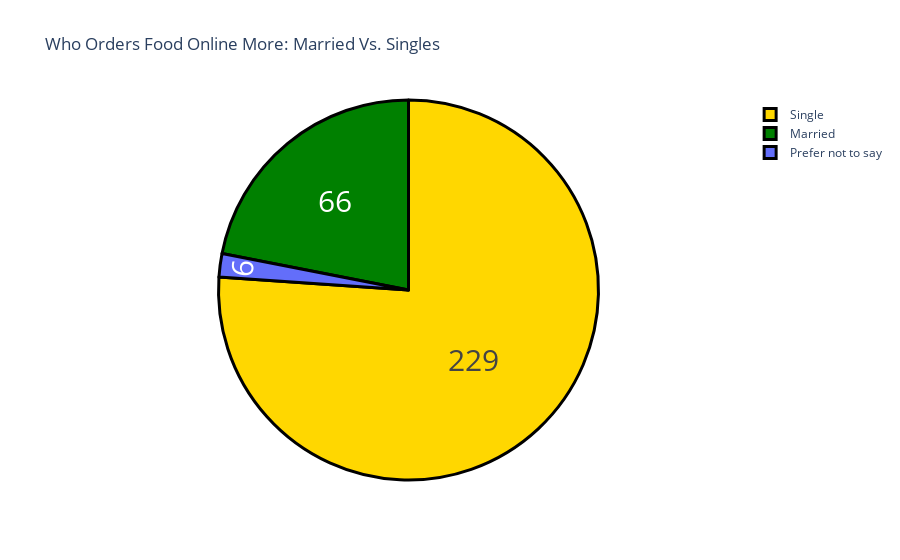

The notebook cell saved with this chart:
### Markdown cell above
According to the dataset, male customers are ordering more compared the females.

### Code cell
marital = brought_again_data['Marital Status'].value_counts()
label=marital.index
counts=marital.values
colors=['gold','green']
fig=go.Figure(data=[go.Pie(labels=label,values=counts)])
fig.update_layout(title_text='Who Orders Food Online More: Married Vs. Singles')
fig.update_traces(hoverinfo='label+percent',textinfo='value',textfont_size=30,marker=dict(colors=colors,line=dict(color='black',width=3)))
fig.show()

### Figure 1 — Plotly figure (JSON) as saved in the notebook; plotly's stock layout.template omitted (floating-point values rounded to 4 significant figures)
{"data": [{"hoverinfo": "label+percent", "labels": ["Single", "Married", "Prefer not to say"], "marker": {"colors": ["gold", "green"], "line": {"color": "black", "width": 3}}, "textfont": {"size": 30}, "textinfo": "value", "type": "pie", "values": [229, 66, 6]}], "layout": {"title": {"text": "Who Orders Food Online More: Married Vs. Singles"}}}
